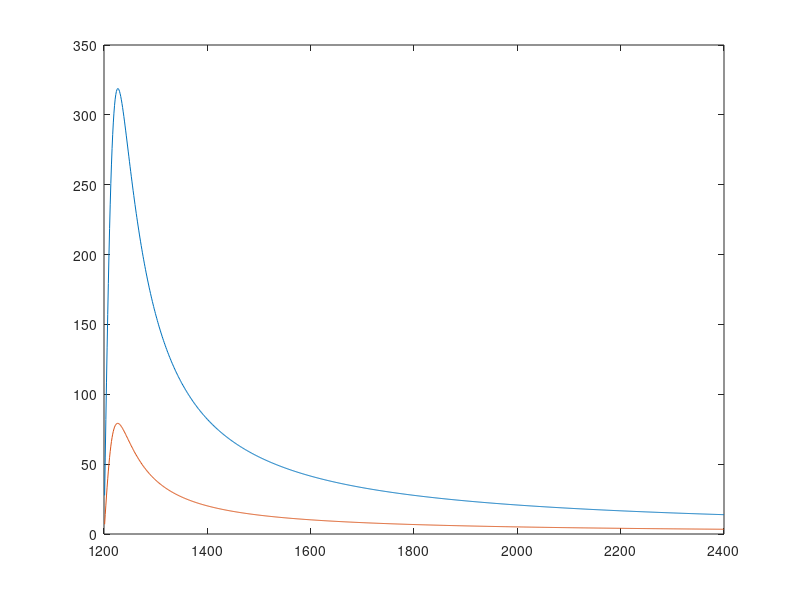
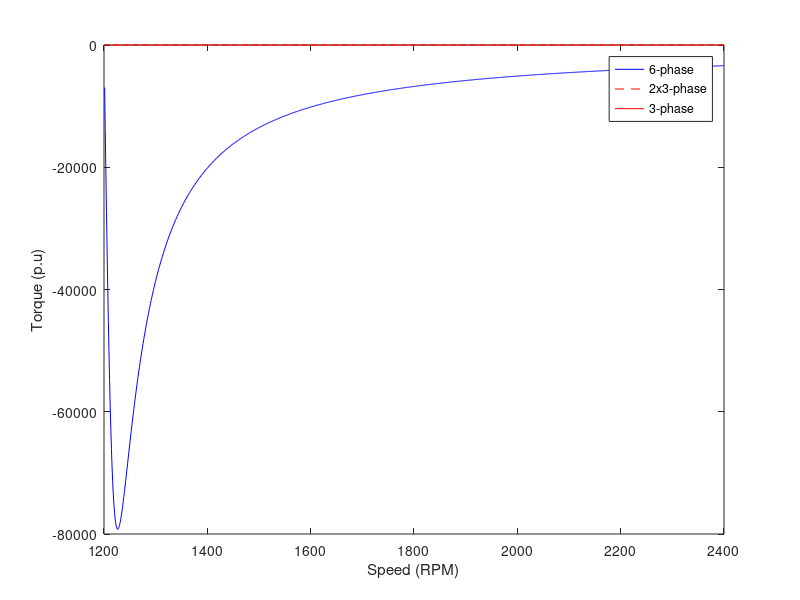
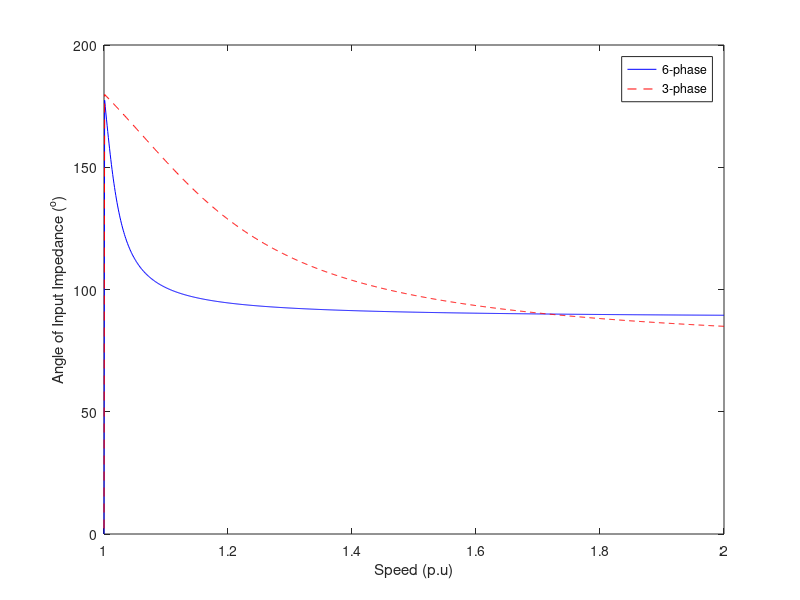
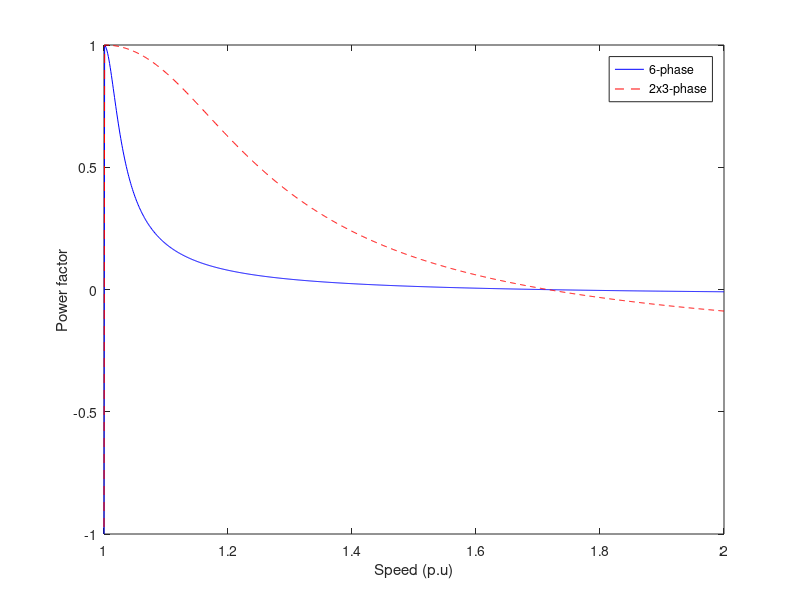

These figures' MATLAB source, in order:
%% 6 phase 
% Parallel
R1=0.000789831;
X1=0.0126978;
R2=0.00052717;
X2=0.0112829;
Rc=22.2001;
Xm=0.359696;

% Series 
% R1=0.00315932;
% X1=0.0510511;
% R2=0.00210868;
% X2=0.0460172;
% Rc=88.7937;
% Xm=1.52607;

Jm= 2;
fs=60;

L1=X1/2/pi/fs;
L2=X2/2/pi/fs;
Lm=Xm/2/pi/fs;
s=-1:0.001:0;

Z1= R1+1i*X1;
Z2= 1/(1/Rc + 1/(1i*Xm));
Z3=R2+1i*X2;
Z4=R2.*(1-s)./s;

Zth=1/(1/Z1+1/Z2);
Rth=real(Zth);
Xth=imag(Zth);
Zin6= Zth+Z3+Z4;

Vin=700;
Vin=1400;
Vth= abs(Z2/(Z2+Z1)*Vin);
ws=2*pi*fs;
Te6= (3*Vth^2./((Rth+(R2./s)).^2+(Xth+X2).^2)).*(R2./(s*ws));
w=1-s;
figure();
plot(fs*20*w,abs(Te6/1000))
hold on;

smaxT= R2/(sqrt((Rth+R2)^2+(Xth+X2)^2))


%%
R1=0.00315932;
X1=0.0510511;
R2=0.00210868;
X2=0.0460172;
Rc=88.7937;
Xm=1.52607;

R1=R1/2;
X1=X1/2;
% Rc= 1.8624

% Rc=(1.0719*Rc)/2;
% Xm=(1.0719*Xm)/2;
% R2=(1.0719*R2)/2;
% X2=(1.0719*X2)/2;

Rc=(Rc)*0.5369;
Xm=(Xm)*0.5369;
R2=(R2)*0.5;
X2=(X2)*0.5;

L1=X1/2/pi/fs;
L2=X2/2/pi/fs;
Lm=Xm/2/pi/fs;


s=-1:0.001:0;

Z1= R1+1i*X1;
Z2= 1/(1/Rc + 1/(1i*Xm));
Z3=R2+1i*X2;
Z4=R2.*(1-s)./s;

Zth=1/(1/Z1+1/Z2);
Rth=real(Zth);
Xth=imag(Zth);
Zin6= Zth+Z3+Z4;

Vin=700;
% Vin=1400;
Vth= abs(Z2/(Z2+Z1)*Vin);
ws=2*pi*fs;
Te6= 2*(3*Vth^2./((Rth+(R2./s)).^2+(Xth+X2).^2)).*(R2./(s*ws));
w=1-s;
% figure();
plot(fs*20*w,abs(Te6/1000))

smaxT= R2/(sqrt((Rth+R2)^2+(Xth+X2)^2));
% 2*(3*Vth^2./((Rth+(R2./smaxT)).^2+(Xth+X2).^2)).*(R2./(smaxT*ws))/1000

%% 3 phase 

R1=7.898e-3*2;
X1=12.698e-3*2;
R2=5.272e-3*2;
X2=11.283e-3*2;
Rc=22.2*2;
Xm=0.3597*2;

% L1=X1/2/pi/fs;
% L2=X2/2/pi/fs;
% Lm=Xm/2/pi/fs;


Z1= R1+1i*X1;
Z2= 1/(1/Rc + 1/(1i*Xm));
Z3=R2+1i*X2;
Z4=R2.*(1-s)./s;

Zth=1/(1/Z1+1/Z2);
Rth=real(Zth);
Xth=imag(Zth);
Vth= Z2/(Z2+Z1);
ws=2*pi*fs;
Te3= (3*Vth^2./((Rth+R2./s).^2+(Xth+X2).^2)).*R2./s./ws;
Zin3= Zth+Z3+Z4;

w=1-s;
% plot(w,Te3)

%%
figure();
plot(1200*w,Te6,'b')
hold on;
plot(1200*w,2*Te3,'r--')
hold on;
plot(1200*w,Te3,'r')
xlabel('Speed (RPM)');
ylabel('Torque (p.u)');
legend('6-phase','2x3-phase','3-phase')

%%

% figure();
% plot(w,Zin6)
% hold on;
% plot(w,Zin3,'--')

figure();
plot(w,180*angle(Zin6)/pi,'b')
hold on;
plot(w,180*angle(Zin3)/pi,'r--')
xlabel('Speed (p.u)');
ylabel('Angle of Input Impedance (^o)');
legend('6-phase','3-phase')

%%
figure();
plot(w,-cos(angle(1./Zin6)),'b')
hold on;
plot(w,-cos(angle(1./Zin3)),'r--')
xlabel('Speed (p.u)');
ylabel('Power factor');
legend('6-phase','2x3-phase','3-phase')
